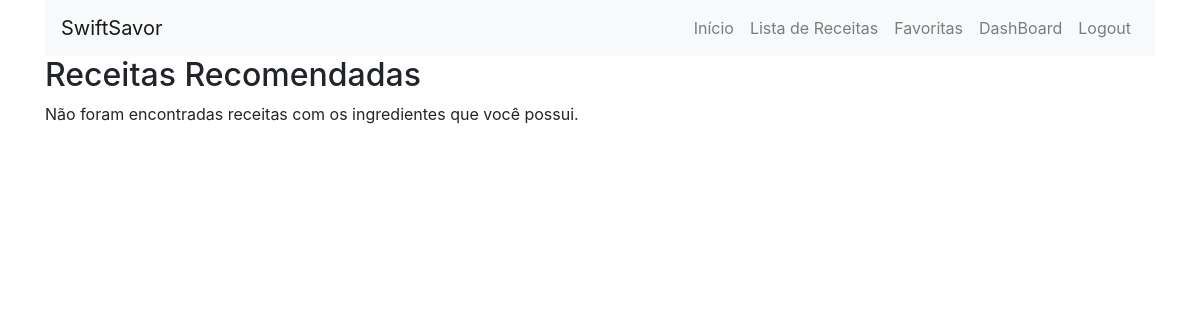
The app's page /receitas_recomendadas/ (signed in), older data.
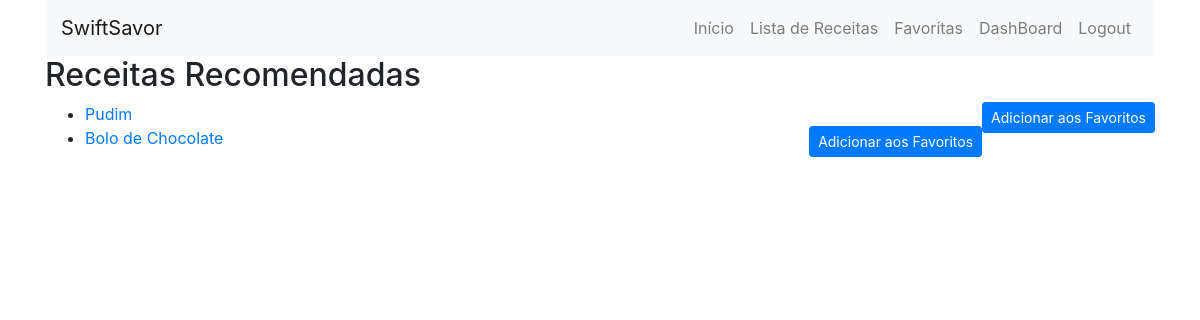
The same page, newer data.
### main/models.py (models this page shows, shortened)
class Receita(models.Model):
    nome = models.CharField(max_length=200)
    ingredientes = models.ManyToManyField(Ingrediente)
    instrucoes = models.TextField()
    usuario = models.ForeignKey(User, on_delete=models.SET_NULL, null=True, blank=True)
    data_cadastro = models.DateField(auto_now_add=False, default=timezone.now)

### main/views.py (the view)
# urls.py: path('receitas_recomendadas/', receitas_recomendadas, name='receitas_recomendadas'),
@login_required
def receitas_recomendadas(request):
    ingredientes_usuario_ids = UsuarioIngrediente.objects.filter(
        usuario=request.user
    ).values_list('ingrediente_id', flat=True)
    receitas_possiveis = Receita.objects.filter(
        ingredientes__id__in=ingredientes_usuario_ids
    ).distinct()
    receitas_completas = []
    for receita in receitas_possiveis:
        ingredientes_receita_ids = set(receita.ingredientes.values_list('id', flat=True))
        if ingredientes_receita_ids.issubset(ingredientes_usuario_ids):
            receitas_completas.append(receita)
    return render(request, 'main/receitas_recomendadas.html', {'receitas': receitas_completas})

### main/templates/main/receitas_recomendadas.html (shortened to what this page needs)
{% extends 'main/base.html' %}
{% block content %}
<h2>Receitas Recomendadas</h2>
{% if receitas %}
    <ul>
    {% for receita in receitas %}
        <li>
            <a href="{% url 'detalhes_receita' receita.id %}">{{ receita.nome }}</a>
            <a href="{% url 'adicionar_favoritos' receita.id %}" class="btn btn-primary btn-sm float-right">Adicionar aos Favoritos</a>
        </li>
    {% endfor %}
    </ul>
{% else %}
    <p>Não foram encontradas receitas com os ingredientes que você possui.</p>
{% endif %}
{% endblock %}

### main/templates/main/base.html (shortened to what this page needs)
<!DOCTYPE html>
<html lang="pt-BR">
<head>
    <link rel="stylesheet" href="https://stackpath.bootstrapcdn.com/bootstrap/4.3.1/css/bootstrap.min.css">
</head>
<body>
    <div class="container">
        <nav class="navbar navbar-expand-lg navbar-light bg-light">
            <a class="navbar-brand" href="#">SwiftSavor</a>
            <div class="collapse navbar-collapse" id="navbarNav">
                <ul class="navbar-nav ml-auto">
                    <li class="nav-item">
                        <a class="nav-link" href="{% url 'index' %}">Início</a>
                    </li>
                    {% if user.is_authenticated %}
                        {% if user.is_staff %}
                            <li class="nav-item">
                                <a class="nav-link" href="{% url 'lista_receitas' %}">Lista de Receitas</a>
                            </li>
                            <li class="nav-item">
                                <a class="nav-link" href="{% url 'receitas_favoritas' %}">Favoritas</a>
                            </li>
                            <li class="nav-item">
                                <a class="nav-link" href="{% url 'admin_dashboard' %}">DashBoard</a>
                            </li>
                        {% endif %}
                        <li class="nav-item">
                            <a class="nav-link" href="{% url 'logout' %}">Logout</a>
                        </li>
                    {% endif %}
                </ul>
            </div>
        </nav>
        {% block content %}{% endblock %}
    </div>
</body>
</html>

Row changes from the older to the newer data that the page shows:
added Receita: nome "Pudim"
added Receita: nome "Bolo de Chocolate"
Text that changed along with them:
text no longer shown: "Não foram encontradas receitas com os ingredientes que você possui."
